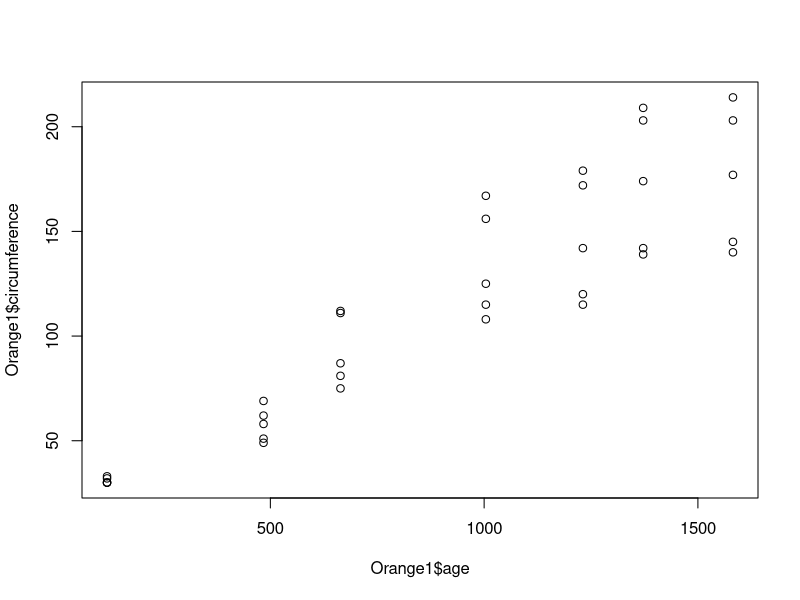

Recreate this plot in R.
## ---- chunk 1
5+5
## ---- chunk 2
a = 5+5  # assigning integer
a
a + 2
a # you are not assigning it so it won't show up

b = 3-6
b

c = a + b 

# h = 5 + g

# 3pi = 3 + 11

# go% = 5 + 6
## ---- chunk 3
monty = c("eric", "terry", "gilliam")

pie = c("gilliam", "4", "6", "terry")

# not.pie = c("gilliam", 4, "6", "terry", john)
## ---- chunk 4
data()
## ---- chunk 5
Orange # use View(Orange)
## ---- chunk 6
dim(Orange)
## ---- chunk 7
str(Orange)
## ---- chunk 8
typeof(Orange$Tree) # 5 level, integer type
typeof(Orange$age) # another word for integer, we will get more into it late
typeof(Orange$circumference) # simply integer
## ---- chunk 9
head(Orange, 3)
## ---- chunk 10
tail(Orange, 3)
## ---- chunk 11
Orange$age
## ---- chunk 12
Orange[3, 2]
## ---- chunk 13
Orange[10, 3]
## ---- chunk 14
Orange[1:5, ]
## ---- chunk 15
Orange[c(1:3, 7:15), ]
## ---- chunk 16
Orange[c(1:3, 7:15), 2:3]
## ---- chunk 17
Orange[, -1]
## ---- chunk 18
Orange[-(1:3), ]
#Orange[-c(1:3,9:11), ]
## ---- chunk 19
y <- Orange$age[1:10]

x = Orange$age[5:15]
## ---- chunk 20
Orange1 = Orange

Orange1$Tree = as.character(Orange1$Tree)
## ---- chunk 21
Orange1$Tree[1:7] = "oak"
Orange1$Tree[8:14] = "pine"
Orange1$Tree[15:21] = "willow"
Orange1$Tree[22:28] = "cherry"
Orange1$Tree[Orange1$Tree == 5] = "elm"

## ---- chunk 22
tree_age500 = Orange1[Orange1$age > 500,]

tree_age1000 = Orange1[Orange1$age > 1000,]

tree_age5001000 = Orange1[Orange1$age > 500 & Orange1$age < 1000,]
## ---- chunk 23
help("sort")
?sort
## ---- chunk 24
tree_age1000$age = sort(tree_age1000$age, decreasing = T)
## ---- chunk 25
summary(Orange1$age)
## ---- chunk 26
summary(Orange1$age[Orange1$Tree == "pine"])
## ---- chunk 27
small = data.frame(tree = Orange1$Tree,
                   age = Orange1$age)

total.age.circumference = data.frame(circ = rowsum(Orange1$circumference, group = Orange1$Tree), 
                                     age = rowsum(Orange1$age, group = Orange1$Tree))
## ---- chunk 28
plot(Orange1$age, Orange1$circumference )
## ---- chunk 29
lm(formula = Orange1$circumference ~ Orange1$age)
